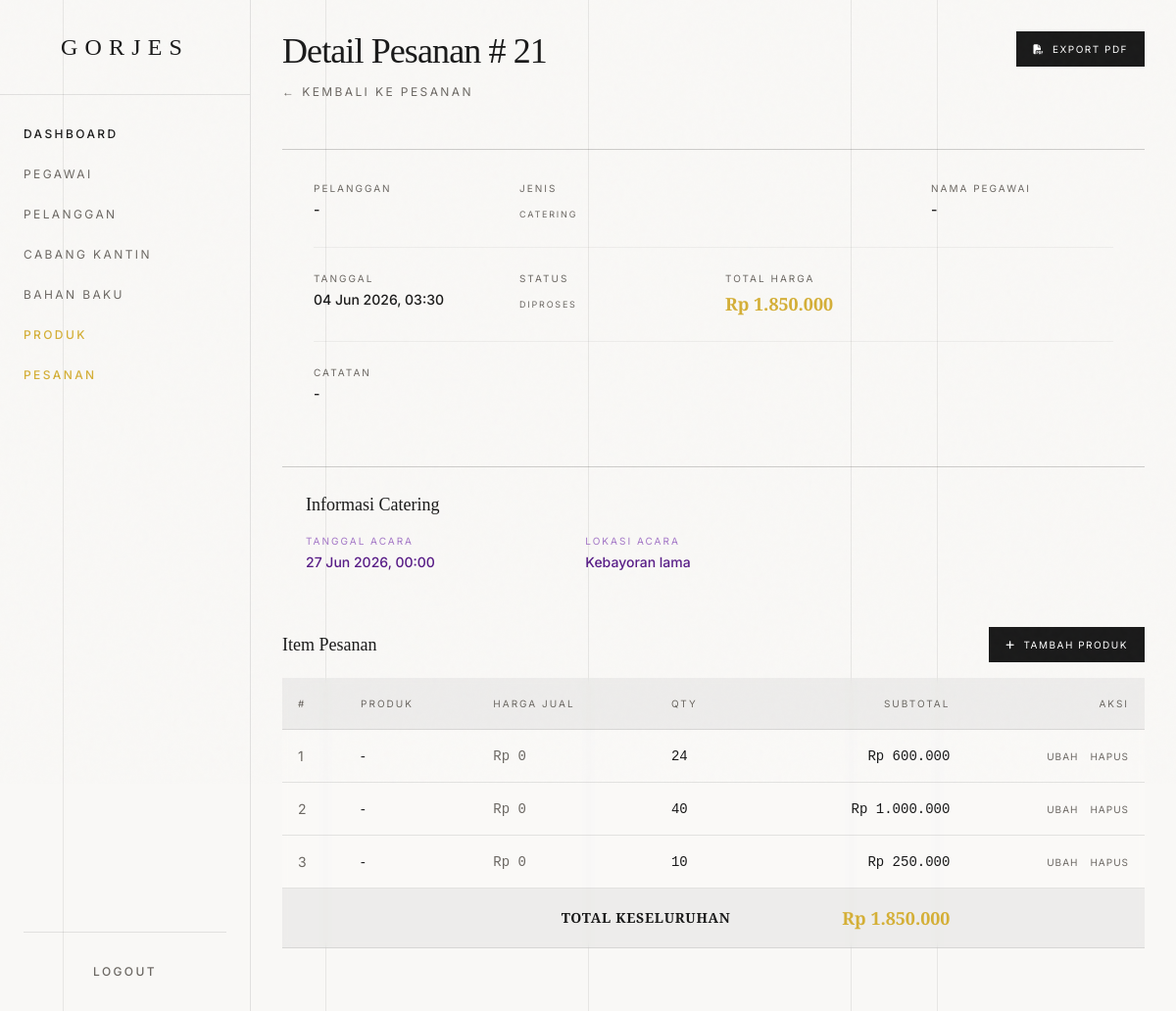
Screenshot of /dashboard/detail_pesanan/detail_pesananlihat.php?id=21 (signed in) with the database file from the repository.
### tables this page shows
CREATE TABLE `pesanan` (
  `id_pesanan` int(11) NOT NULL,
  `tanggal_pesanan` datetime NOT NULL,
  `status_pesanan` varchar(50) NOT NULL,
  `total_harga` decimal(12,2) DEFAULT 0.00,
  `jenis_pesanan` enum('Kantin','Catering') NOT NULL,
  `id_pelanggan` int(11) NOT NULL,
  `id_pegawai` int(11) NOT NULL,
  `id_cabang_kantin` int(11) DEFAULT NULL,
  `id_catering` int(11) DEFAULT NULL,
  `catatan` text DEFAULT NULL
);

CREATE TABLE `catering` (
  `id_catering` int(11) NOT NULL,
  `tanggal_acara` date NOT NULL,
  `lokasi_acara` text NOT NULL
);

CREATE TABLE `detail_pesanan` (
  `id_pesanan` int(11) NOT NULL,
  `id_produk` int(11) NOT NULL,
  `qty` int(11) NOT NULL,
  `subtotal` decimal(12,2) NOT NULL
);

### dashboard/detail_pesanan/detail_pesananlihat.php (the view, shortened to what this page needs)
<?php
include '../../layouts/config.php';
$id = intval($_GET['id'] ?? 0);
$sql = "SELECT p.*, pel.nama_pelanggan, ck.nama_cabang, ck.alamat_cabang, peg.nama_pegawai, cat.lokasi_acara, cat.tanggal_acara AS tgl_acara
        FROM pesanan p
        LEFT JOIN pelanggan pel ON p.id_pelanggan = pel.id_pelanggan
        LEFT JOIN cabang_kantin ck ON p.id_cabang_kantin = ck.id_cabang_kantin
        LEFT JOIN pegawai peg ON p.id_pegawai = peg.id_pegawai
        LEFT JOIN catering cat ON p.id_catering = cat.id_catering
        WHERE p.id_pesanan = ?";
$stmt = mysqli_prepare($conn, $sql);
mysqli_stmt_bind_param($stmt, 'i', $id);
mysqli_stmt_execute($stmt);
$data = mysqli_fetch_assoc(mysqli_stmt_get_result($stmt));
$sql_d = "SELECT dp.*, pr.nama_produk, pr.harga_jual FROM detail_pesanan dp LEFT JOIN produk pr ON dp.id_produk = pr.id_produk WHERE dp.id_pesanan = ?";
$stmt_d = mysqli_prepare($conn, $sql_d);
mysqli_stmt_bind_param($stmt_d, 'i', $id);
mysqli_stmt_execute($stmt_d);
$result_d = mysqli_stmt_get_result($stmt_d);
$detail_rows = [];
while ($item = mysqli_fetch_assoc($result_d)) {
    $detail_rows[] = $item;
}
include '../../layouts/head.php';
include '../../layouts/menu.php';
?>
<div class="mb-12 relative z-10 flex justify-between items-start">
    <div>
        <h2 class="font-serif text-4xl tracking-tight mb-2">Detail Pesanan #
            <?= htmlspecialchars($data['id_pesanan']) ?>
        </h2>
        <a href="../pesanan/pesananlihat.php"
            class="text-xs tracking-[0.2em] uppercase text-luxury-mutedFg hover:text-luxury-accent transition-colors">←
            Kembali ke Pesanan</a>
    </div>
    <button onclick="exportPDF()"
        class="h-9 px-4 border border-[#1A1A1A] bg-[#1A1A1A] text-white text-[10px] tracking-[0.15em] uppercase flex items-center gap-2 hover:bg-transparent hover:text-[#1A1A1A] transition-all duration-300 no-print">
        <i class="fas fa-file-pdf"></i> Export PDF
    </button>
</div>
<div class="pdf-content">
    <div class="relative z-10 glass-panel p-8 mb-8 max-w-4xl">
        <div class="grid grid-cols-2 md:grid-cols-4 gap-6">
            <div>
                <p class="text-[10px] tracking-[0.2em] uppercase text-luxury-mutedFg mb-1">Pelanggan</p>
                <p class="text-sm font-medium"><?= htmlspecialchars($data['nama_pelanggan'] ?? '-') ?></p>
            </div>
            <div>
                <p class="text-[10px] tracking-[0.2em] uppercase text-luxury-mutedFg mb-1">Jenis</p>
                <span
                    class="text-[9px] tracking-[0.2em] uppercase text-luxury-mutedFg"><?= htmlspecialchars($data['jenis_pesanan']) ?></span>
            </div>
            <div>
            </div>
            <div>
                <p class="text-[10px] tracking-[0.2em] uppercase text-luxury-mutedFg mb-1">Nama Pegawai</p>
                <p class="text-sm font-medium"><?= htmlspecialchars($data['nama_pegawai'] ?? '-') ?></p>
            </div>
        </div>
        <div class="grid grid-cols-2 md:grid-cols-4 gap-6 mt-6 pt-6 border-t border-luxury-fg/5">
            <div>
                <p class="text-[10px] tracking-[0.2em] uppercase text-luxury-mutedFg mb-1">Tanggal</p>
                <p class="text-sm font-medium"><?= date('d M Y, H:i', strtotime($data['tanggal_pesanan'])) ?></p>
            </div>
            <div>
                <p class="text-[10px] tracking-[0.2em] uppercase text-luxury-mutedFg mb-1">Status</p>
                <span
                    class="text-[9px] tracking-[0.2em] uppercase <?= $data['status_pesanan'] === 'Selesai' ? 'text-luxury-fg font-bold' : ($data['status_pesanan'] === 'Dibatalkan' ? 'text-red-800 line-through' : 'text-luxury-mutedFg') ?>">
                    <?= htmlspecialchars($data['status_pesanan']) ?>
                </span>
            </div>
            <div class="col-span-2">
                <p class="text-[10px] tracking-[0.2em] uppercase text-luxury-mutedFg mb-1">Total Harga</p>
                <p class="text-lg font-serif font-semibold text-luxury-accent">Rp
                    <?= number_format($data['total_harga'], 0, ',', '.') ?>
                </p>
            </div>
        </div>
        <div class="mt-6 pt-6 border-t border-luxury-fg/5">
            <p class="text-[10px] tracking-[0.2em] uppercase text-luxury-mutedFg mb-1">Catatan</p>
            <p class="text-sm font-medium">
                <?= !empty($data['catatan']) ? nl2br(htmlspecialchars($data['catatan'])) : '-' ?>
            </p>
        </div>
    </div>
    <?php if ($data['jenis_pesanan'] === 'Catering' && !empty($data['id_catering'])): ?>
        <div class="relative z-10 glass-panel p-6 mb-8 max-w-4xl">
            <h4 class="font-serif text-lg text-luxury-fg mb-4">Informasi Catering</h4>
            <div class="grid grid-cols-1 md:grid-cols-3 gap-6">
                <div>
                    <p class="text-[10px] tracking-[0.2em] uppercase text-purple-800/60 mb-1">Tanggal Acara</p>
                    <p class="text-sm font-medium text-purple-900">
                        <?= !empty($data['tgl_acara']) ? date('d M Y, H:i', strtotime($data['tgl_acara'])) : '-' ?>
                    </p>
                </div>
                <div>
                    <p class="text-[10px] tracking-[0.2em] uppercase text-purple-800/60 mb-1">Lokasi Acara</p>
                    <p class="text-sm font-medium text-purple-900"><?= htmlspecialchars($data['lokasi_acara'] ?? '-') ?></p>
                </div>
            </div>
        </div>
    <?php endif; ?>
    <div class="overflow-x-auto relative z-10 max-w-4xl mb-8">
        <div class="flex justify-between items-center mb-4">
            <h3 class="font-serif text-lg">Item Pesanan</h3>
            <a href="detail_pesanantambah.php?id_pesanan=<?= $id ?>"
                class="h-9 px-4 border border-[#1A1A1A] bg-[#1A1A1A] text-white text-[10px] tracking-[0.15em] uppercase flex items-center gap-2 hover:bg-transparent hover:text-[#1A1A1A] transition-all duration-300 no-print">
                <i class="fas fa-plus"></i> Tambah Produk
            </a>
        </div>
        <table
            class="w-full text-left text-sm whitespace-nowrap bg-white/20 backdrop-blur-sm rounded-lg overflow-hidden">
            <thead>
                <tr
                    class="border-b border-luxury-fg/10 uppercase text-[10px] tracking-[0.2em] text-luxury-mutedFg bg-black/5">
                    <th class="py-4 px-4 font-normal">#</th>
                    <th class="py-4 px-4 font-normal">Produk</th>
                    <th class="py-4 px-4 font-normal">Harga Jual</th>
                    <th class="py-4 px-4 font-normal">Qty</th>
                    <th class="py-4 px-4 font-normal text-right">Subtotal</th>
                    <th class="py-4 px-4 font-normal text-right">Aksi</th>
                </tr>
            </thead>
            <tbody>
                <?php $no = 1;
                foreach ($detail_rows as $item): ?>
                    <tr class="border-b border-[#1A1A1A]/10 hover:bg-[#F9F8F6] transition-colors duration-300">
                        <td class="py-4 px-4 text-luxury-mutedFg"><?= $no++ ?></td>
                        <td class="py-4 px-4 font-serif"><?= htmlspecialchars($item['nama_produk'] ?? '-') ?></td>
                        <td class="py-4 px-4 font-mono text-luxury-mutedFg">Rp
                            <?= number_format($item['harga_jual'], 0, ',', '.') ?>
                        </td>
                        <td class="py-4 px-4 font-mono"><?= htmlspecialchars($item['qty']) ?></td>
                        <td class="py-4 px-4 text-right font-mono font-medium">Rp
                            <?= number_format($item['subtotal'], 0, ',', '.') ?>
                        </td>
                        <td class="py-4 px-4 text-right space-x-2">
                            <a href="detail_pesananubah.php?id=<?= $item['id_detail_pesanan'] ?>"
                                class="text-[10px] uppercase tracking-widest text-luxury-mutedFg hover:text-luxury-accent transition-colors">Ubah</a>
                            <a href="detail_pesananhapus.php?id=<?= $item['id_detail_pesanan'] ?>"
                                class="text-[10px] uppercase tracking-widest text-luxury-mutedFg hover:text-red-700 transition-colors">Hapus</a>
                        </td>
                    </tr>
                <?php endforeach; ?>
                <tr class="bg-black/5">
                    <td colspan="4"
                        class="py-4 px-4 text-right font-serif font-semibold text-sm uppercase tracking-wider">
                        Total Keseluruhan</td>
                    <td class="py-4 px-4 text-right font-serif font-semibold text-lg text-luxury-accent">Rp
                        <?= number_format($data['total_harga'], 0, ',', '.') ?>
                    </td>
                    <td></td>
                </tr>
            </tbody>
        </table>
    </div>
</div>
<?php include '../../layouts/footer.php';
include '../../layouts/vendor-scripts.php'; ?>

### layouts/head.php (style rules this page uses)
body { background-color: #F9F8F6; color: #1A1A1A; border-radius: 0px !important; }
* { border-radius: 0px !important; }
.glass-panel { background: transparent; border: none; border-top: 1px solid rgba(26, 26, 26, 0.2); box-shadow: none; transition: background-color 0.5s ease; }
table { border-radius: 0; border-collapse: collapse; background: transparent; box-shadow: none; border: none; }
th, td { border-bottom: 1px solid rgba(26,26,26,0.1) !important; }
th { background: transparent; }

### rows the page displays
pesanan: id_pesanan "21", jenis_pesanan "CATERING", tanggal_pesanan "04 Jun 2026, 03:30", status_pesanan "DIPROSES", total_harga "1.850.000", id_catering.tanggal_acara "27 Jun 2026, 00:00", id_catering.lokasi_acara "Kebayoran lama"
detail_pesanan: nama_produk "-", harga_jual "0", qty "24", subtotal "600.000"
detail_pesanan: nama_produk "-", harga_jual "0", qty "40", subtotal "1.000.000"
detail_pesanan: nama_produk "-", harga_jual "0", qty "10", subtotal "250.000"

### other values shown
$data['nama_pelanggan'] "-"
$data['nama_pegawai'] "-"
